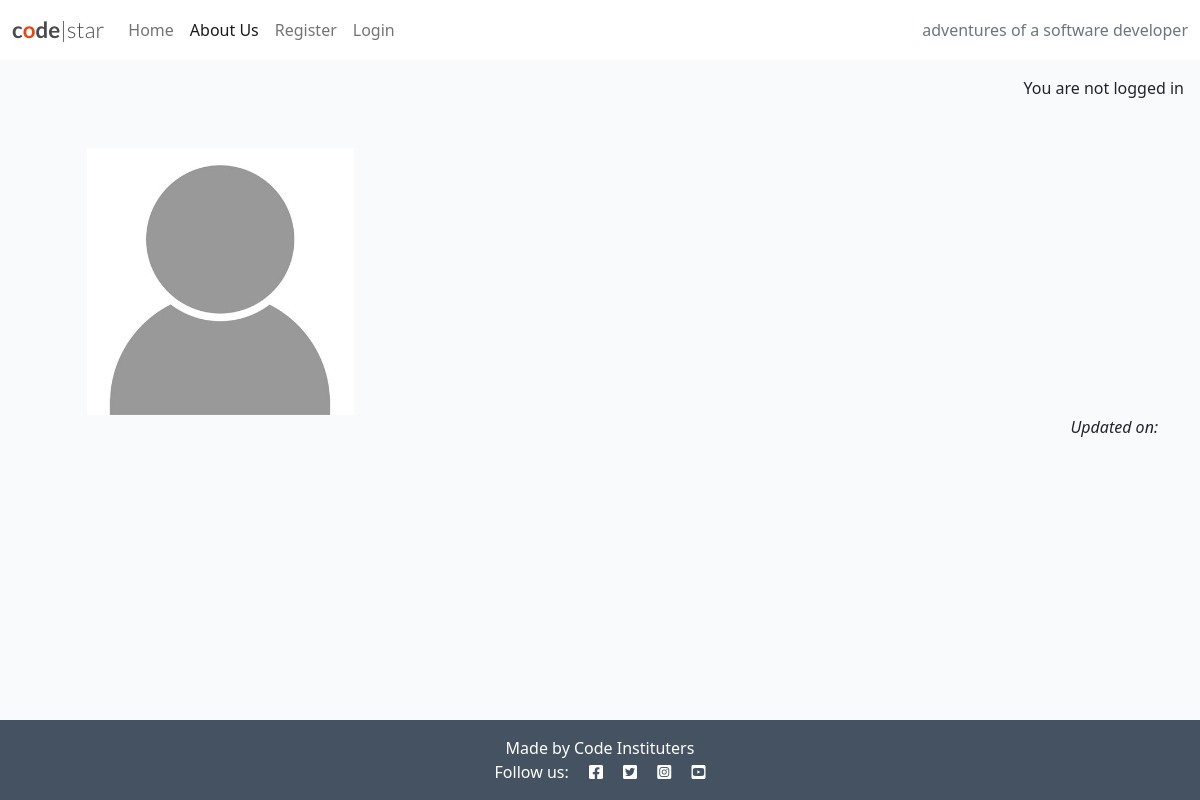
The app's page /about-us/, older data.
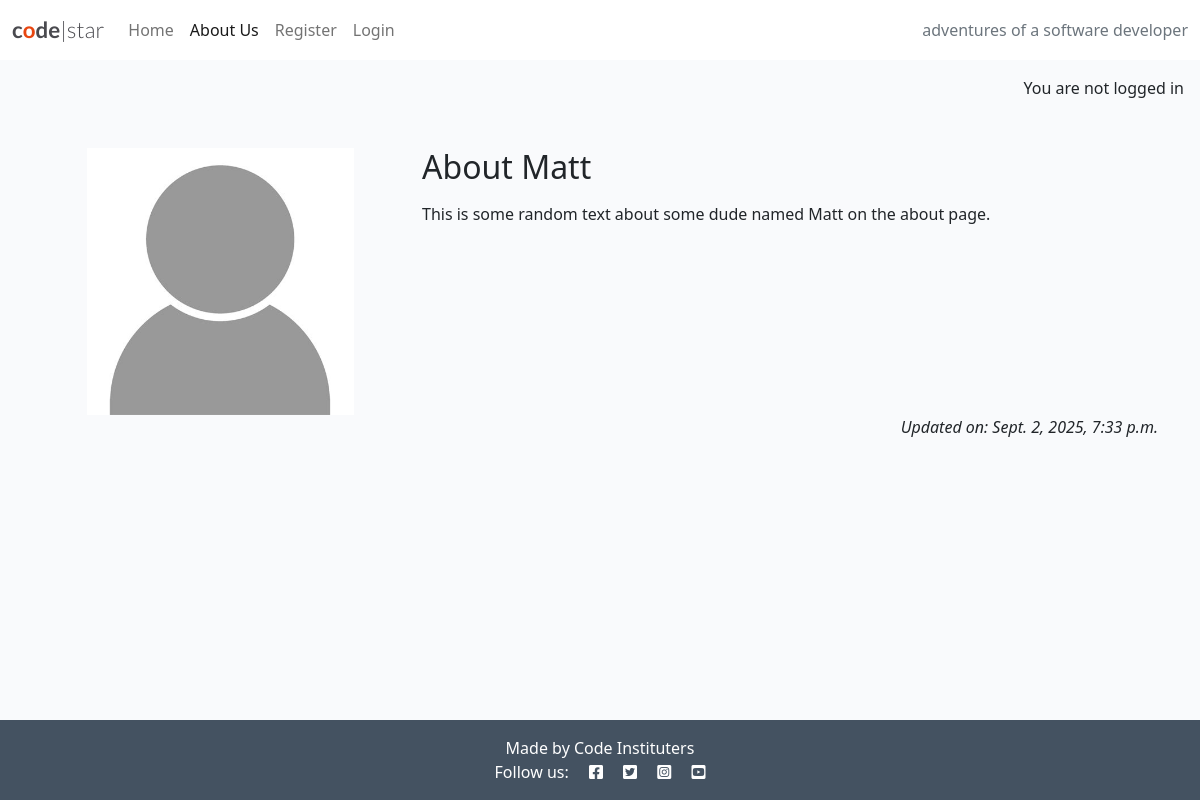
The same page, newer data.
### about_us/models.py (models this page shows, shortened)
class AboutUs(models.Model):
    title = models.CharField(max_length=100)
    content = models.TextField()
    updated_on = models.DateTimeField(auto_now_add=True)

### about_us/views.py (the view)
# urls.py: path('', views.about_me, name='about-us'),
def about_me(request):
    aboutus = AboutUs.objects.all().order_by('-updated_on').first()
    return render(
        request,
        "about/about_us.html",
        {"aboutus": aboutus},
    )

### about_us/templates/about/about_us.html
{% extends 'base.html' %}
{% block content %}
{% load static %}
<div class="container mt-5">
    <div class="row">
        <div class="col-4 text-center">
            <img src="{% static 'images/nobody.jpg' %}" width="75%">
        </div>
        <div class="col-8">
            <h2>{{ aboutus.title }}</h2>
             <p>{{ aboutus.content| safe }}</p>
        </div>
    </div>
    <div class="row">
        <div class="col text-right">
            <p class="text-end"><em>Updated on: {{ aboutus.updated_on }}</em></p>
        </div>
      </div>
</div>
{% endblock content %}

Row changes from the older to the newer data that the page shows:
added AboutUs: title "About Matt", content "This is some random text about some dude named Matt on the about page.", updated_on "Sept. 2, 2025, 7:33 p.m."
